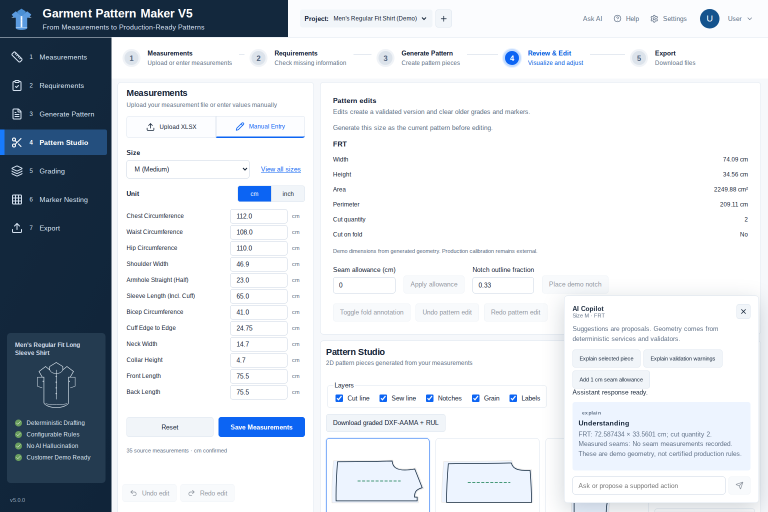
#> input picture artifacts/qa/assistant-selected-piece.png, 1536 x 1024 px, given in place of garment-pattern-maker-v5-ui-reference-1536x1024.png, which was not available (shown at 1/2 size)
$ python _chrome_hotspots.py
#> lines starting #> are read from the running program, lines starting #| are printed output that depends on the picture; after the words box and inside, x2 and y2 are one past the last pixel; in counts of white or black regions, pixels touching at a corner belong together; pictures that were not available may be replaced by others from this repository, and a replacement may not be noted
"""Estimate irreducible vs chrome-fixable REF-004 pixel mass."""
from pathlib import Path
import numpy as np
from PIL import Image

root = Path("/mnt/f/Garment-PatternMaker-Codex")
ref = np.array(Image.open(root / "references/ui/garment-pattern-maker-v5-ui-reference-1536x1024.png").convert("RGB"))
#> ref is the input picture: shape (1024, 1536, 3); mean R, G, B 210.3, 215.6, 221.6
act = np.array(Image.open(root / "artifacts/qa/canonical-actual.png").convert("RGB"))
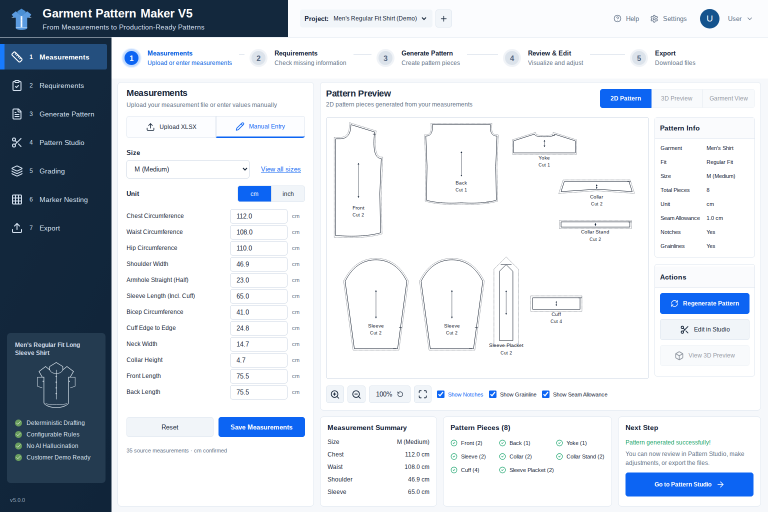
#> input picture artifacts/qa/canonical-actual.png, 1536 x 1024 px, found by its file name (shown at 1/2 size)
#> act is the input picture: shape (1024, 1536, 3); mean R, G, B 207.9, 214.1, 221.5
diff = (np.abs(ref.astype(float) - act.astype(float)) / 255.0).max(axis=2) > 0.2
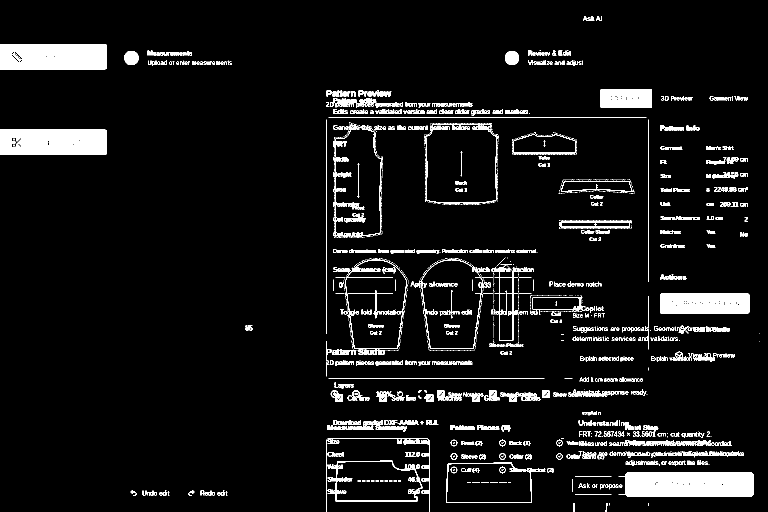
#> diff: shape (1024, 1536) bool (shown at 1/2 size); 6.8% white; 1833 white regions (1330 under 20 px), largest, box (x1, y1, x2, y2) and area: (1237, 945, 1507, 993) 12061, (0, 259, 214, 310) 10628, (0, 88, 214, 139) 10553
print("total", int(diff.sum()))
#| total 106522

# Mask likely irreducible: measurement value cells + canvas CAD
mask = np.zeros_like(diff, dtype=bool)
# measurement inputs approx x=480-600, y=300-720
mask[300:720, 470:610] = True
# canvas
mask[180:690, 650:1280] = True
# summary measurement values
mask[800:960, 250:450] = True
chrome = diff & ~mask
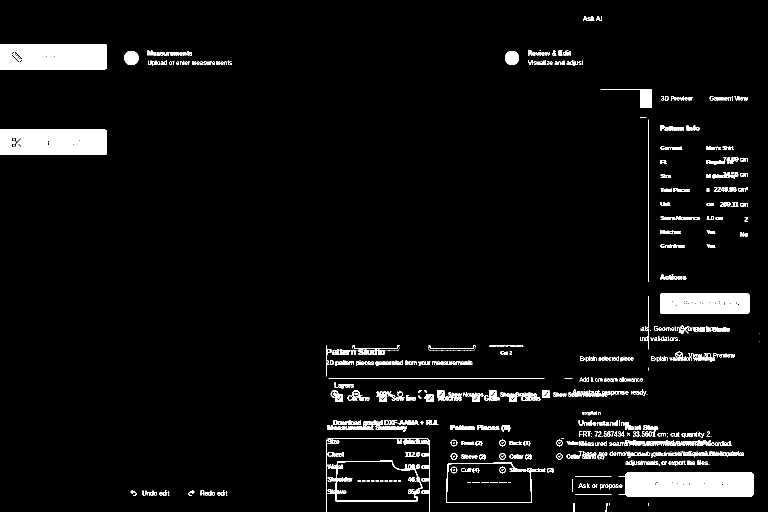
#> chrome: shape (1024, 1536) bool (shown at 1/2 size); 5% white; 519 white regions (189 under 20 px), largest, box (x1, y1, x2, y2) and area: (1237, 945, 1507, 993) 12061, (0, 259, 214, 310) 10628, (0, 88, 214, 139) 10553
print("after masking values+canvas", int(chrome.sum()), "masked-away", int((diff & mask).sum()))
#| after masking values+canvas 78341 masked-away 28181

# Top residual chrome hotspots (20x20 tiles)
h, w = chrome.shape
#> h = 1024; w = 1536
scores = []
for y in range(0, h - 20, 20):
    for x in range(0, w - 20, 20):
        c = int(chrome[y : y + 20, x : x + 20].sum())
        if c > 40:
            scores.append((c, x, y))
#> after the loop, scores = 483 items, first 6: (49, 1160, 20), (74, 1180, 20), (240, 0, 80), (240, 20, 80), (240, 40, 80), (240, 60, 80)
scores.sort(reverse=True)
print("top chrome tiles (count,x,y):")
for row in scores[:15]:
    print(row)
#> this loop made 15 passes
#> row on passes 1 to 12: (400, 1480, 960), (400, 1460, 960), (400, 1320, 600), (400, 1280, 960), (400, 1260, 960), (400, 180, 280), (400, 180, 260), (400, 180, 100), (400, 160, 260), (400, 140, 260), (400, 120, 260), (400, 100, 260)
#| (400, 1480, 960)
#| (400, 1460, 960)
#| (400, 1320, 600)
#| (400, 1280, 960)
#| (400, 1260, 960)
#| (400, 180, 280)
#| (400, 180, 260)
#| (400, 180, 100)
#> (further printed lines are left out)
